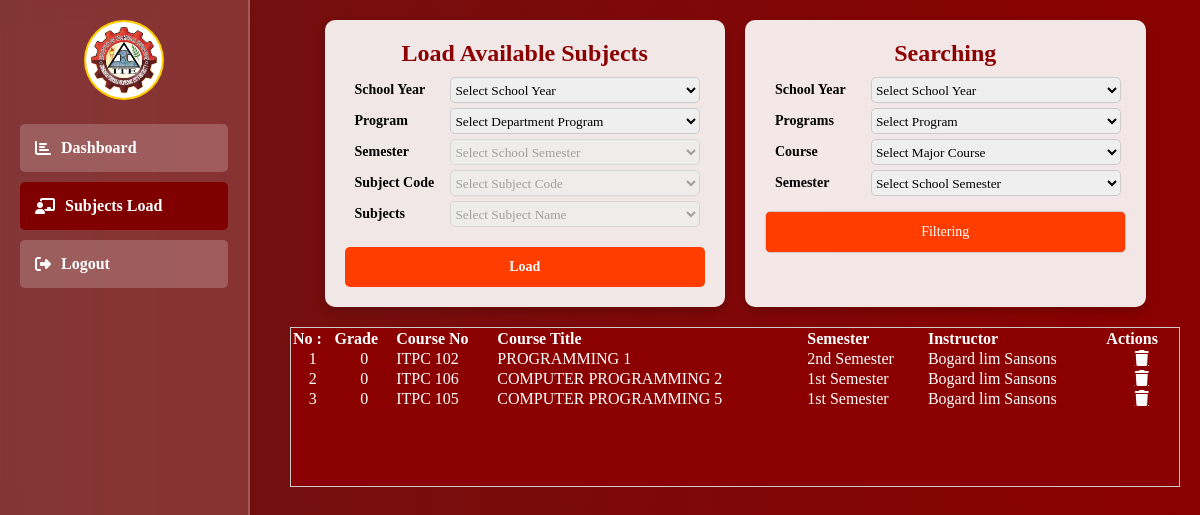
Before: /student/subject_load.php (signed in) with the older database file.
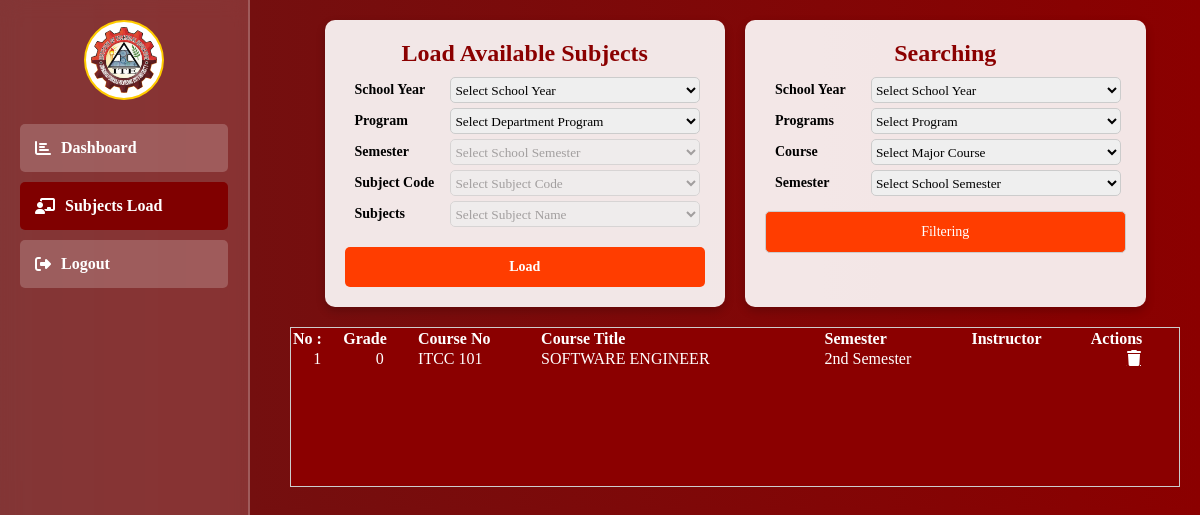
After: the same page with the newer database file.
### tables this page shows
CREATE TABLE `student_with_subjects` (
  `id` int(11) NOT NULL,
  `student_id` int(11) NOT NULL,
  `teacher_id` int(100) NOT NULL,
  `semester` int(11) NOT NULL,
  `program_id` varchar(10) NOT NULL,
  `school_year` varchar(100) NOT NULL,
  `subject_code` varchar(100) NOT NULL,
  `subject_name` varchar(100) NOT NULL,
  `teacher_name` varchar(100) NOT NULL,
  `grade` int(11) NOT NULL,
  `status` varchar(100) NOT NULL,
  `remark` varchar(100) NOT NULL,
  `final` varchar(100) NOT NULL,
  `created_at` datetime NOT NULL DEFAULT current_timestamp()
);

### student/student_function.php (called while the page is built, shortened)
<?php
include "../db_connect.php";
function getStudentSubject($student_id)
{
    global $pdo;
    $sql = "SELECT DISTINCT * FROM student_with_subjects WHERE student_id = ?";
    try {
        $stmt = $pdo->prepare($sql);
        $stmt->execute([$student_id]);
        return $stmt->fetchAll();
    } catch (PDOException $e) {
        echo 'Error: ' . $e->getMessage();
        return [];
    }
}
function getTeacherById($id)
{
    global $pdo;
    try {
        $stmt = $pdo->prepare(" SELECT id, CONCAT(lname, ' ',mname, ' ',fname) AS teacher_name FROM teachers WHERE id = ? ");
        $stmt->execute([$id]);
        return $stmt->fetch(PDO::FETCH_ASSOC);
    } catch (PDOException $e) {
        error_log("Database Error: " . $e->getMessage());
        return [];
    }
}
?>

### student/subject_load.php (the view, shortened to what the changed rows need)
<?php
include "../db_connect.php";
include "./student_function.php";
$student_id = $_SESSION['student_id'];
?>
<!DOCTYPE html>
<html lang="en">
<head>
    <link rel="stylesheet" href="https://cdnjs.cloudflare.com/ajax/libs/font-awesome/6.2.0/css/all.css">
</head>
<body>
    <div class="content">
        <div class="dashboard-container">
            <div class="card">
                <h2>Load Available Subjects</h2>
            </div>
            <div class="card">
                <h2>Searching</h2>
            </div>
            <div class="card-table" id="tableNone"
                style="width: 100%; color: #ccc; border: 1px solid #ccc; height: 10rem; background-color: #8B0000; overflow-y: scroll;">
                <div class="tables-content" style=" background-color: #8B0000; display: flex; color: white;">
                    <table class="table" style=" width: 100%; text-align: left; ">
                        <thead>
                            <tr>
                                <th>No :</th>
                                <th>Grade</th>
                                <th>Course No</th>
                                <th>Course Title</th>
                                <th>Semester</th>
                                <th>Instructor</th>
                                <th>Actions</th>
                            </tr>
                        </thead>
                        <tbody>
                            <?php $subject = getStudentSubject($student_id);
                            foreach ($subject as $key => $value) { ?>
                                <tr>
                                    <td style="text-align: center;"><?php echo $key + 1 ?></td>
                                    <td style="text-align: center;"><?php echo $value['grade'] ?></td>
                                    <td><?php echo $value['subject_code'] ?></td>
                                    <td><?php echo $value['subject_name'] ?>
                                    </td>
                                    <td><?php if ($value['semester'] == 1) {
                                        echo '1st Semester';
                                    } else {
                                        echo '2nd Semester';
                                    } ?>
                                    </td>
                                    <?php $teacher = getTeacherById($value['teacher_id']); ?>
                                    <td><?php echo $teacher['teacher_name']; ?></td>
                                    <td style="margin: 5px; text-align: center; color: #FFFFFF; ">
                                        <a href="subject_load.php?action=delete&subject_id=<?php echo $value['id'] ?>&student_id=<?php echo $value['student_id'] ?>"
                                            class="fa fa-trash" style="cursor: pointer; color: #FFFFFF;"></a>
                                    </td>
                                </tr>
                            <?php } ?>
                        </tbody>
                    </table>
                </div>
            </div>
        </div>
</body>
</html>

Changed rows visible on the page:
removed student_with_subjects: grade "0", subject_code "ITPC 102", subject_name "PROGRAMMING 1", semester "2nd Semester", teacher_name "Bogard lim Sansons"
removed student_with_subjects: grade "0", subject_code "ITPC 106", subject_name "COMPUTER PROGRAMMING 2", semester "1st Semester", teacher_name "Bogard lim Sansons"
removed student_with_subjects: grade "0", subject_code "ITPC 105", subject_name "COMPUTER PROGRAMMING 5", semester "1st Semester", teacher_name "Bogard lim Sansons"
added student_with_subjects: grade "0", subject_code "ITCC 101", subject_name "SOFTWARE ENGINEER", semester "2nd Semester"
